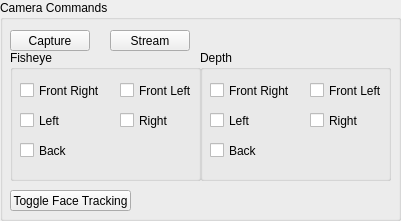
     <widget class="QGroupBox" name="groupBox_3">
      <property name="geometry">
       <rect>
        <x>220</x>
        <y>0</y>
        <width>401</width>
        <height>221</height>
       </rect>
      </property>
      <property name="title">
       <string>Camera Commands</string>
      </property>
      <widget class="QPushButton" name="btn_camera_cap">
       <property name="geometry">
        <rect>
         <x>10</x>
         <y>30</y>
         <width>80</width>
         <height>21</height>
        </rect>
       </property>
       <property name="text">
        <string>Capture</string>
       </property>
      </widget>
      <widget class="QPushButton" name="btn_camera_str">
       <property name="geometry">
        <rect>
         <x>110</x>
         <y>30</y>
         <width>80</width>
         <height>21</height>
        </rect>
       </property>
       <property name="text">
        <string>Stream</string>
       </property>
      </widget>
      <widget class="QPushButton" name="btn_face_track_toggle">
       <property name="geometry">
        <rect>
         <x>10</x>
         <y>190</y>
         <width>121</width>
         <height>21</height>
        </rect>
       </property>
       <property name="text">
        <string>Toggle Face Tracking</string>
       </property>
      </widget>
      <widget class="QGroupBox" name="groupBox_15">
       <property name="geometry">
        <rect>
         <x>10</x>
         <y>50</y>
         <width>191</width>
         <height>131</height>
        </rect>
       </property>
       <property name="title">
        <string>Fisheye</string>
       </property>
       <widget class="QCheckBox" name="back_camera_toggle">
        <property name="geometry">
         <rect>
          <x>10</x>
          <y>90</y>
          <width>72</width>
          <height>21</height>
         </rect>
        </property>
        <property name="text">
         <string>Back</string>
        </property>
       </widget>
       <widget class="QCheckBox" name="frontL_camera_toggle">
        <property name="geometry">
         <rect>
          <x>110</x>
          <y>30</y>
          <width>72</width>
          <height>21</height>
         </rect>
        </property>
        <property name="text">
         <string>Front Left</string>
        </property>
       </widget>
       <widget class="QCheckBox" name="right_camera_toggle">
        <property name="geometry">
         <rect>
          <x>110</x>
          <y>60</y>
          <width>72</width>
          <height>21</height>
         </rect>
        </property>
        <property name="text">
         <string>Right</string>
        </property>
       </widget>
       <widget class="QCheckBox" name="left_camera_toggle">
        <property name="geometry">
         <rect>
          <x>10</x>
          <y>60</y>
          <width>72</width>
          <height>21</height>
         </rect>
        </property>
        <property name="text">
         <string>Left</string>
        </property>
       </widget>
       <widget class="QCheckBox" name="frontR_camera_toggle">
        <property name="geometry">
         <rect>
          <x>10</x>
          <y>30</y>
          <width>81</width>
          <height>21</height>
         </rect>
        </property>
        <property name="text">
         <string>Front Right</string>
        </property>
       </widget>
      </widget>
      <widget class="QGroupBox" name="groupBox_16">
       <property name="geometry">
        <rect>
         <x>200</x>
         <y>50</y>
         <width>191</width>
         <height>131</height>
        </rect>
       </property>
       <property name="title">
        <string>Depth</string>
       </property>
       <widget class="QCheckBox" name="back_camera_toggle_depth">
        <property name="geometry">
         <rect>
          <x>10</x>
          <y>90</y>
          <width>72</width>
          <height>21</height>
         </rect>
        </property>
        <property name="text">
         <string>Back</string>
        </property>
       </widget>
       <widget class="QCheckBox" name="frontL_camera_toggle_depth">
        <property name="geometry">
         <rect>
          <x>110</x>
          <y>30</y>
          <width>72</width>
          <height>21</height>
         </rect>
        </property>
        <property name="text">
         <string>Front Left</string>
        </property>
       </widget>
       <widget class="QCheckBox" name="frontR_camera_toggle_depth">
        <property name="geometry">
         <rect>
          <x>10</x>
          <y>30</y>
          <width>81</width>
          <height>21</height>
         </rect>
        </property>
        <property name="text">
         <string>Front Right</string>
        </property>
       </widget>
       <widget class="QCheckBox" name="right_camera_toggle_depth">
        <property name="geometry">
         <rect>
          <x>110</x>
          <y>60</y>
          <width>72</width>
          <height>21</height>
         </rect>
        </property>
        <property name="text">
         <string>Right</string>
        </property>
       </widget>
       <widget class="QCheckBox" name="left_camera_toggle_depth">
        <property name="geometry">
         <rect>
          <x>10</x>
          <y>60</y>
          <width>72</width>
          <height>21</height>
         </rect>
        </property>
        <property name="text">
         <string>Left</string>
        </property>
       </widget>
      </widget>
     </widget>
